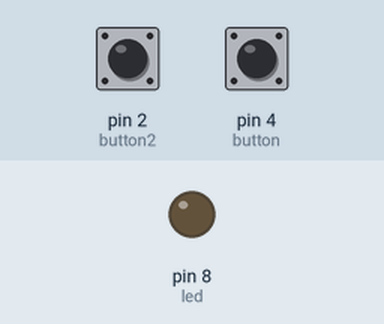
This sketch was run on a simulated Arduino Uno, built with avr-gcc and run on an emulated ATmega328P. Parts: output pins drawn as LEDs (lit = HIGH). Dashed ring = blinking. Inputs (shaded band) come from the test bench; at power-on: pin 2 (button2) LOW, pin 4 (button) LOW.

Above: at 1.2 s.
1.3 s: pin 2 (button2) pulled HIGH for 3.2 s
At 2.1 s:
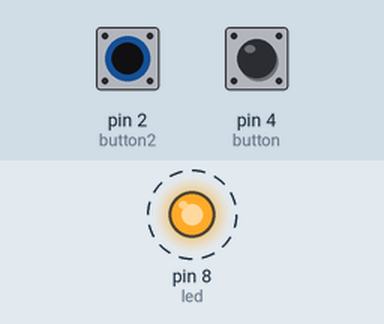
6.0 s: pin 2 (button2) pulled HIGH for 0.15 s
At 6.9 s:
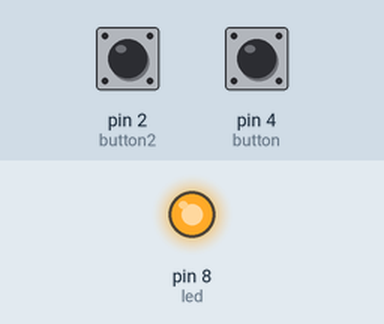
7.6 s: pin 2 (button2) pulled HIGH for 1 s
At 8.1 s:
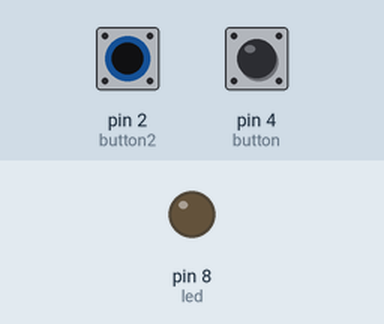
Timing chart, 0 to 10.6 s (numbered marks = the images above; inputs shaded):
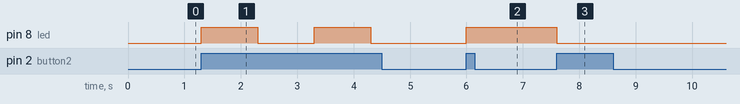

The sketch:

two_buttons.ino
```cpp
/*
  Using 2 buttons to turn 1 LED on and off
*/

const int button = 4;            // pin 4 for the first button
const int button2 = 2;            // pin 2 for the second button
const int led = 8;                // pin 8 for the LED
int ledflag=0;                   // LED status flag

void setup() {
  pinMode(button,INPUT);         // define first button as an input
  pinMode(button2,INPUT);         // define second button as an input
  pinMode(led,OUTPUT);           // define LED as an output
  digitalWrite(led,LOW);         // turn output off just in case
}

void loop() {
  if (digitalRead(button)==HIGH || digitalRead(button2)==HIGH){ // if button is pressed
    if (ledflag==0) {             // and the status flag is LOW
      ledflag=1;                  // make status flag HIGH
      digitalWrite(led,HIGH);     // and turn on the LED
      }                           //
    else {                        // otherwise...
      ledflag=0;                  // make status flag LOW
      digitalWrite(led,LOW);      // and turn off the LED
    }
  delay(1000);                    // wait a sec for the
  }                               // hardware to stabilize
}                                 // begin again
```

Measured:
- after the input at 1.3 s, pin 8 (led): alternates HIGH for 1.0 s and LOW for 1.0 s, starting at once
- after the input at 6.0 s, pin 8 (led): LOW → HIGH at once
- after the input at 7.6 s, pin 8 (led): HIGH → LOW at once
